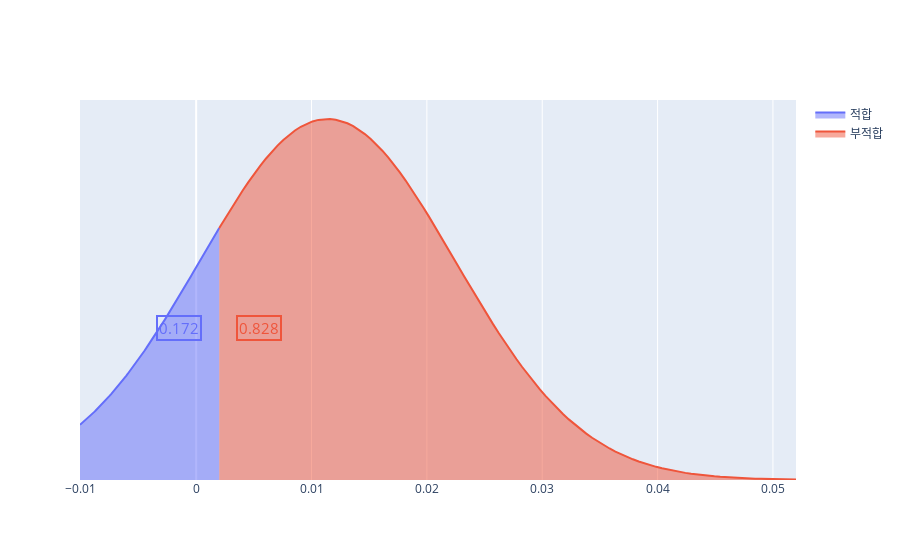

Here is the notebook cell this chart was saved with:
### Markdown cell above
#### 하단동의 오존대기오염 확률 계산

### Code cell
ozone_pro,ozone_pro_negative = cal_norm(df_air_pollution['o3Value'].mean(),df_air_pollution['o3Value'].std(),
df_air_pollution['o3Value'].min(),df_air_pollution['o3Value'].max(),df_air_pollution[df_air_pollution['stationName']=='하단동'].tail(1)['o3Value'].values[0],True)
ozone_pro
